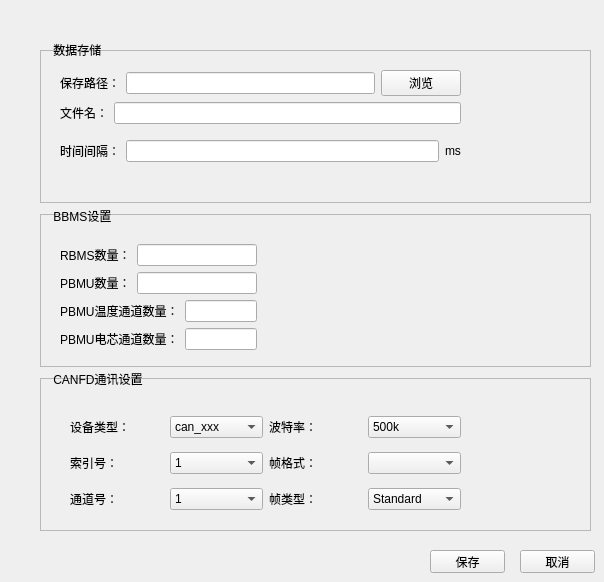
     <widget class="QWidget" name="ConfigDebugInterface">
      <property name="contextMenuPolicy">
       <enum>Qt::DefaultContextMenu</enum>
      </property>
      <property name="accessibleName">
       <string/>
      </property>
      <widget class="QWidget" name="layoutWidget">
       <property name="geometry">
        <rect>
         <x>40</x>
         <y>50</y>
         <width>551</width>
         <height>481</height>
        </rect>
       </property>
       <layout class="QVBoxLayout" name="verticalLayout_8">
        <property name="spacing">
         <number>11</number>
        </property>
        <item>
         <widget class="QFrame" name="datasave">
          <property name="frameShape">
           <enum>QFrame::StyledPanel</enum>
          </property>
          <property name="frameShadow">
           <enum>QFrame::Plain</enum>
          </property>
          <property name="lineWidth">
           <number>2</number>
          </property>
          <widget class="QWidget" name="layoutWidget">
           <property name="geometry">
            <rect>
             <x>20</x>
             <y>20</y>
             <width>401</width>
             <height>102</height>
            </rect>
           </property>
           <layout class="QVBoxLayout" name="verticalLayout_5">
            <item>
             <layout class="QHBoxLayout" name="horizontalLayout">
              <item>
               <widget class="QLabel" name="label_savepath">
                <property name="text">
                 <string>保存路径：</string>
                </property>
               </widget>
              </item>
              <item>
               <widget class="QLineEdit" name="lineEdit_savepath"/>
              </item>
              <item>
               <widget class="QPushButton" name="pushButton_savepath">
                <property name="text">
                 <string>浏览</string>
                </property>
               </widget>
              </item>
             </layout>
            </item>
            <item>
             <layout class="QHBoxLayout" name="horizontalLayout_2">
              <item>
               <widget class="QLabel" name="label_filename">
                <property name="text">
                 <string>文件名：</string>
                </property>
               </widget>
              </item>
              <item>
               <widget class="QLineEdit" name="lineEdit_filename"/>
              </item>
             </layout>
            </item>
            <item>
             <layout class="QHBoxLayout" name="horizontalLayout_3">
              <item>
               <widget class="QLabel" name="label_sampletime">
                <property name="text">
                 <string>时间间隔：</string>
                </property>
               </widget>
              </item>
              <item>
               <widget class="QLineEdit" name="lineEdit_sampletime"/>
              </item>
              <item>
               <widget class="QLabel" name="label_sampletime_ms">
                <property name="text">
                 <string>ms</string>
                </property>
               </widget>
              </item>
             </layout>
            </item>
           </layout>
          </widget>
         </widget>
        </item>
        <item>
         <widget class="QFrame" name="bbmssetting">
          <property name="frameShape">
           <enum>QFrame::StyledPanel</enum>
          </property>
          <property name="frameShadow">
           <enum>QFrame::Plain</enum>
          </property>
          <property name="lineWidth">
           <number>2</number>
          </property>
          <widget class="QWidget" name="layoutWidget">
           <property name="geometry">
            <rect>
             <x>20</x>
             <y>30</y>
             <width>197</width>
             <height>108</height>
            </rect>
           </property>
           <layout class="QVBoxLayout" name="verticalLayout_6">
            <item>
             <layout class="QHBoxLayout" name="horizontalLayout_4">
              <item>
               <widget class="QLabel" name="label_rbmsnum">
                <property name="text">
                 <string>RBMS数量：</string>
                </property>
               </widget>
              </item>
              <item>
               <widget class="QLineEdit" name="lineEdit_rbmsnum"/>
              </item>
             </layout>
            </item>
            <item>
             <layout class="QHBoxLayout" name="horizontalLayout_5">
              <item>
               <widget class="QLabel" name="label_pbmunum">
                <property name="text">
                 <string>PBMU数量：</string>
                </property>
               </widget>
              </item>
              <item>
               <widget class="QLineEdit" name="lineEdit_pbmunum"/>
              </item>
             </layout>
            </item>
            <item>
             <layout class="QHBoxLayout" name="horizontalLayout_6">
              <item>
               <widget class="QLabel" name="label_pbmutempnum">
                <property name="text">
                 <string>PBMU温度通道数量：</string>
                </property>
               </widget>
              </item>
              <item>
               <widget class="QLineEdit" name="lineEdit_pbmutempnum"/>
              </item>
             </layout>
            </item>
            <item>
             <layout class="QHBoxLayout" name="horizontalLayout_32">
              <item>
               <widget class="QLabel" name="label_pbmucellnum">
                <property name="text">
                 <string>PBMU电芯通道数量：</string>
                </property>
               </widget>
              </item>
              <item>
               <widget class="QLineEdit" name="lineEdit_pbmucellnum"/>
              </item>
             </layout>
            </item>
           </layout>
          </widget>
         </widget>
        </item>
        <item>
         <widget class="QFrame" name="comcanfd">
          <property name="frameShape">
           <enum>QFrame::StyledPanel</enum>
          </property>
          <property name="frameShadow">
           <enum>QFrame::Plain</enum>
          </property>
          <property name="lineWidth">
           <number>2</number>
          </property>
          <widget class="QWidget" name="layoutWidget">
           <property name="geometry">
            <rect>
             <x>30</x>
             <y>30</y>
             <width>391</width>
             <height>111</height>
            </rect>
           </property>
           <layout class="QHBoxLayout" name="horizontalLayout_33">
            <property name="spacing">
             <number>6</number>
            </property>
            <item>
             <layout class="QVBoxLayout" name="verticalLayout_21">
              <item>
               <layout class="QHBoxLayout" name="horizontalLayout_34">
                <item>
                 <widget class="QLabel" name="label_devicetype">
                  <property name="text">
                   <string>设备类型：</string>
                  </property>
                 </widget>
                </item>
                <item>
                 <widget class="QComboBox" name="comboBox_devicetype">
                  <item>
                   <property name="text">
                    <string>can_xxx</string>
                   </property>
                  </item>
                  <item>
                   <property name="text">
                    <string>can_xxxx</string>
                   </property>
                  </item>
                 </widget>
                </item>
               </layout>
              </item>
              <item>
               <layout class="QHBoxLayout" name="horizontalLayout_35">
                <item>
                 <widget class="QLabel" name="label_comindex">
                  <property name="text">
                   <string>索引号：</string>
                  </property>
                 </widget>
                </item>
                <item>
                 <widget class="QComboBox" name="comboBox_comindex">
                  <item>
                   <property name="text">
                    <string>1</string>
                   </property>
                  </item>
                  <item>
                   <property name="text">
                    <string>2</string>
                   </property>
                  </item>
                  <item>
                   <property name="text">
                    <string>3</string>
                   </property>
                  </item>
                  <item>
                   <property name="text">
                    <string>4</string>
                   </property>
                  </item>
                 </widget>
                </item>
               </layout>
              </item>
              <item>
               <layout class="QHBoxLayout" name="horizontalLayout_36">
                <item>
                 <widget class="QLabel" name="label_numbcan">
                  <property name="text">
                   <string>通道号：</string>
                  </property>
                 </widget>
                </item>
                <item>
                 <widget class="QComboBox" name="comboBox_numbtongdao">
                  <item>
                   <property name="text">
                    <string>1</string>
                   </property>
                  </item>
                  <item>
                   <property name="text">
                    <string>2</string>
                   </property>
                  </item>
                  <item>
                   <property name="text">
                    <string>3</string>
                   </property>
                  </item>
                 </widget>
                </item>
               </layout>
              </item>
             </layout>
            </item>
            <item>
             <layout class="QVBoxLayout" name="verticalLayout_22">
              <item>
               <layout class="QHBoxLayout" name="horizontalLayout_37">
                <item>
                 <widget class="QLabel" name="label_baud">
                  <property name="text">
                   <string>波特率：</string>
                  </property>
                 </widget>
                </item>
                <item>
                 <widget class="QComboBox" name="comboBox_baud">
                  <item>
                   <property name="text">
                    <string>500k</string>
                   </property>
                  </item>
                 </widget>
                </item>
               </layout>
              </item>
              <item>
               <layout class="QHBoxLayout" name="horizontalLayout_38">
                <item>
                 <widget class="QLabel" name="label_mesformat">
                  <property name="text">
                   <string>帧格式：</string>
                  </property>
                 </widget>
                </item>
                <item>
                 <widget class="QComboBox" name="comboBox_mesformat"/>
                </item>
               </layout>
              </item>
              <item>
               <layout class="QHBoxLayout" name="horizontalLayout_39">
                <item>
                 <widget class="QLabel" name="label_mestype">
                  <property name="text">
                   <string>帧类型：</string>
                  </property>
                 </widget>
                </item>
                <item>
                 <widget class="QComboBox" name="comboBox_mestype">
                  <item>
                   <property name="text">
                    <string>Standard</string>
                   </property>
                  </item>
                  <item>
                   <property name="text">
                    <string>Extended</string>
                   </property>
                  </item>
                 </widget>
                </item>
               </layout>
              </item>
             </layout>
            </item>
           </layout>
          </widget>
         </widget>
        </item>
       </layout>
       <zorder>comcanfd</zorder>
       <zorder>datasave</zorder>
       <zorder>bbmssetting</zorder>
      </widget>
      <widget class="QPushButton" name="btnsave">
       <property name="geometry">
        <rect>
         <x>430</x>
         <y>550</y>
         <width>75</width>
         <height>23</height>
        </rect>
       </property>
       <property name="text">
        <string>保存</string>
       </property>
      </widget>
      <widget class="QPushButton" name="btncancel">
       <property name="geometry">
        <rect>
         <x>520</x>
         <y>550</y>
         <width>75</width>
         <height>23</height>
        </rect>
       </property>
       <property name="text">
        <string>取消</string>
       </property>
      </widget>
      <widget class="QLabel" name="label_datasave">
       <property name="geometry">
        <rect>
         <x>50</x>
         <y>40</y>
         <width>61</width>
         <height>20</height>
        </rect>
       </property>
       <property name="text">
        <string> 数据存储 </string>
       </property>
      </widget>
      <widget class="QLabel" name="label_bbmssetting">
       <property name="geometry">
        <rect>
         <x>50</x>
         <y>206</y>
         <width>71</width>
         <height>20</height>
        </rect>
       </property>
       <property name="text">
        <string> BBMS设置 </string>
       </property>
      </widget>
      <widget class="QLabel" name="label_canfdsetting">
       <property name="geometry">
        <rect>
         <x>50</x>
         <y>371</y>
         <width>101</width>
         <height>16</height>
        </rect>
       </property>
       <property name="text">
        <string> CANFD通讯设置 </string>
       </property>
      </widget>
      <zorder>layoutWidget</zorder>
      <zorder>btnsave</zorder>
      <zorder>btncancel</zorder>
      <zorder>label_datasave</zorder>
      <zorder>label_canfdsetting</zorder>
      <zorder>label_bbmssetting</zorder>
     </widget>
